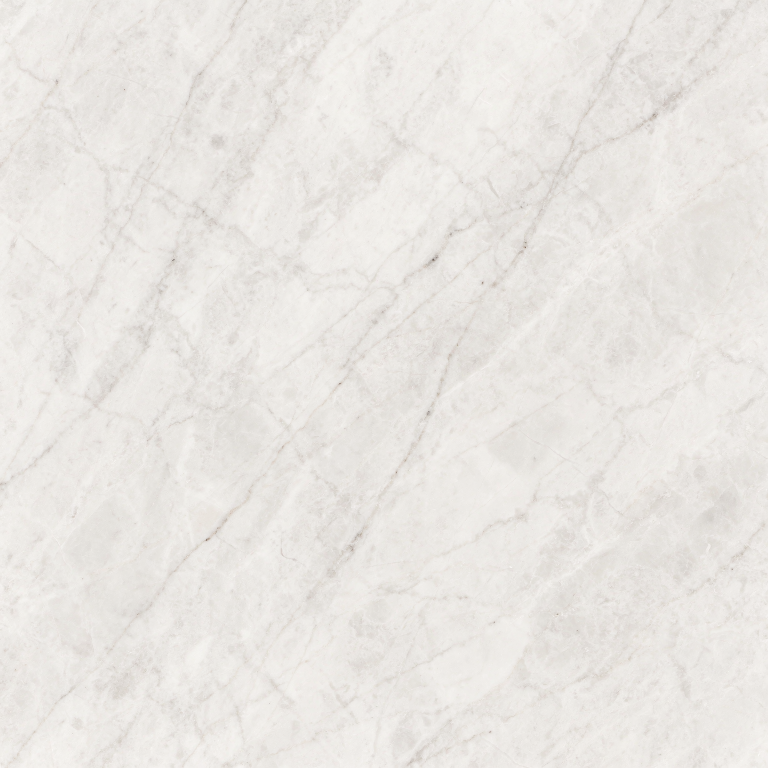
#> input picture assets/textures-src/century-sq/marble-raw.png, 1536 x 1536 px (shown at 1/2 size)
$ python -i probe-texture-visibility.py   (imports and definitions only)
#> lines starting #> are read from the running program, lines starting #| are printed output that depends on the picture
#!/usr/bin/env python3
"""实测每个接线处「位图到底有没有出现」，而不是只看 CSS 里写没写。

为什么需要这个：闸（B7）只核「文件名/选择器/blend/opacity 四要素在不在文件里」。
2026-11-22 实测踩到两次假绿——
  ① 拼接时少一个 `}`，整段位图规则被浏览器当成上一条规则的无效声明丢掉，
     四要素全在文件里，页面上一个字都没有；
  ② 就算层真的画出来了，tile 对比太低（amp=9），A/B 的 |Δ| 只有 1–3/255，
     接线正确但肉眼等于没接。
两条都不是文本能查出来的，只能渲染出来量像素。

做法：对 registry 里每个 used_by 生成一张 A/B 图（A = `<sel>--flat` 纯 CSS，
B = 默认态），headless Chrome 截图，量两个指标：
  · 高频增量  Δhf = hf(B) - hf(A)（灰度级）—— 颗粒/纸纹这类高频材质看这个（≥0.35 算看见）
  · 低通差    |blur(A) - blur(B)| 均值    —— 大脉络/暗底这类低频材质看这个（≥3.5 算看见）
⛔ 不用 hf(B)/hf(A) 比值：A 完全平坦时它会被除零放成天文数字（实测出现过 847750.01）。
两者任一达标即判「可见」。判据是产物（PNG 像素），不是退出码。

用法：
  python3 scripts/probe-texture-visibility.py            # 全部 used_by
  python3 scripts/probe-texture-visibility.py --only qiu-r
  python3 scripts/probe-texture-visibility.py --keep     # 保留 A/B 图在 --out 下

依赖：Pillow + numpy + 本机 Chrome（截图）。慢：每处约 3–6 秒。
"""
import argparse
import json
import os
import shutil
import subprocess
import sys
import tempfile
from pathlib import Path

try:
    import numpy as np
    from PIL import Image, ImageFilter
except ImportError:  # pragma: no cover
    sys.exit('缺 Pillow / numpy：pip3 install pillow numpy')

HERE = Path(__file__).resolve().parent
ROOT = HERE.parent

BOX_W, BOX_H, GAP = 300, 200, 20
SCALE = 2

CHROME_CANDIDATES = [
    '/Applications/Google Chrome.app/Contents/MacOS/Google Chrome',
    '/Applications/Chromium.app/Contents/MacOS/Chromium',
]


# [8 lines left out: function chrome, not called in this run]


PAGE = '''<!DOCTYPE html><html><head><meta charset="utf-8">
<link rel="stylesheet" href="file://{css}">
<style>
 html,body{{margin:0;background:#101010}}
 .wrap{{display:flex;gap:{gap}px;padding:10px}}
 .b{{width:{w}px;height:{h}px;overflow:hidden}}
</style></head><body>
<div class="wrap"><div class="b {sel} {sel}--flat"></div><div class="b {sel}"></div></div>
</body></html>'''


def hf(a: np.ndarray) -> float:
    """高频能量：原图减去半径 2 的高斯模糊，取绝对值的均值。"""
    im = Image.fromarray(a.astype(np.uint8))
    return float(np.abs(a - np.asarray(im.filter(ImageFilter.GaussianBlur(2)), dtype=np.float32)).mean())


def lowpass_delta(a: np.ndarray, b: np.ndarray) -> float:
    """低通差：缩到 1/4 再比，避开高频图案的亚像素错位。"""
    box = lambda x: np.asarray(Image.fromarray(x.astype(np.uint8)).resize((75, 50), Image.BOX), dtype=np.float32)
    return float(np.abs(box(a) - box(b)).mean())


def measure(png: Path) -> dict:
    a = np.asarray(Image.open(png).convert('L'), dtype=np.float32)
    # 盒子位置由上面的模板决定：padding 10 + 第一盒 300 → 第二盒左边缘 330
    A = a[20:20 + BOX_H * SCALE, 20:20 + BOX_W * SCALE]
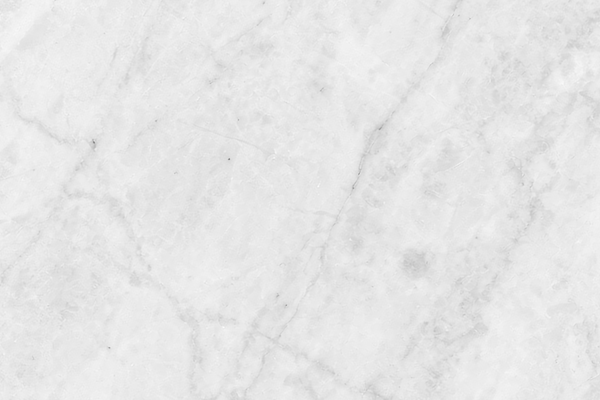
#> A: shape (400, 600) float32; min 137, max 251, mean 230
    B = a[20:20 + BOX_H * SCALE, (10 + BOX_W + GAP) * SCALE:(10 + BOX_W + GAP) * SCALE + BOX_W * SCALE]
    ha, hb = hf(A), hf(B)
#> ha = 1.52; hb = 1.36
    return dict(hf_a=ha, hf_b=hb, dhf=hb - ha, lp=lowpass_delta(A, B),
                mean_a=float(A.mean()), mean_b=float(B.mean()),
                # A 完全平坦时比值会变成天文数字（除零放大），这种情况只报绝对增量
                gain=(hb / ha) if ha >= 0.5 else None)


# [68 lines left out: function main, not called in this run]


# [2 lines not run here, left out]

>>> result = measure('../assets/textures-src/century-sq/marble-raw.png')
#> result = {'hf_a': 1.52, 'hf_b': 1.36, 'dhf': -0.166, 'lp': 5.49, 'mean_a': 230, 'mean_b': 232.5, 'gain': 0.891}
